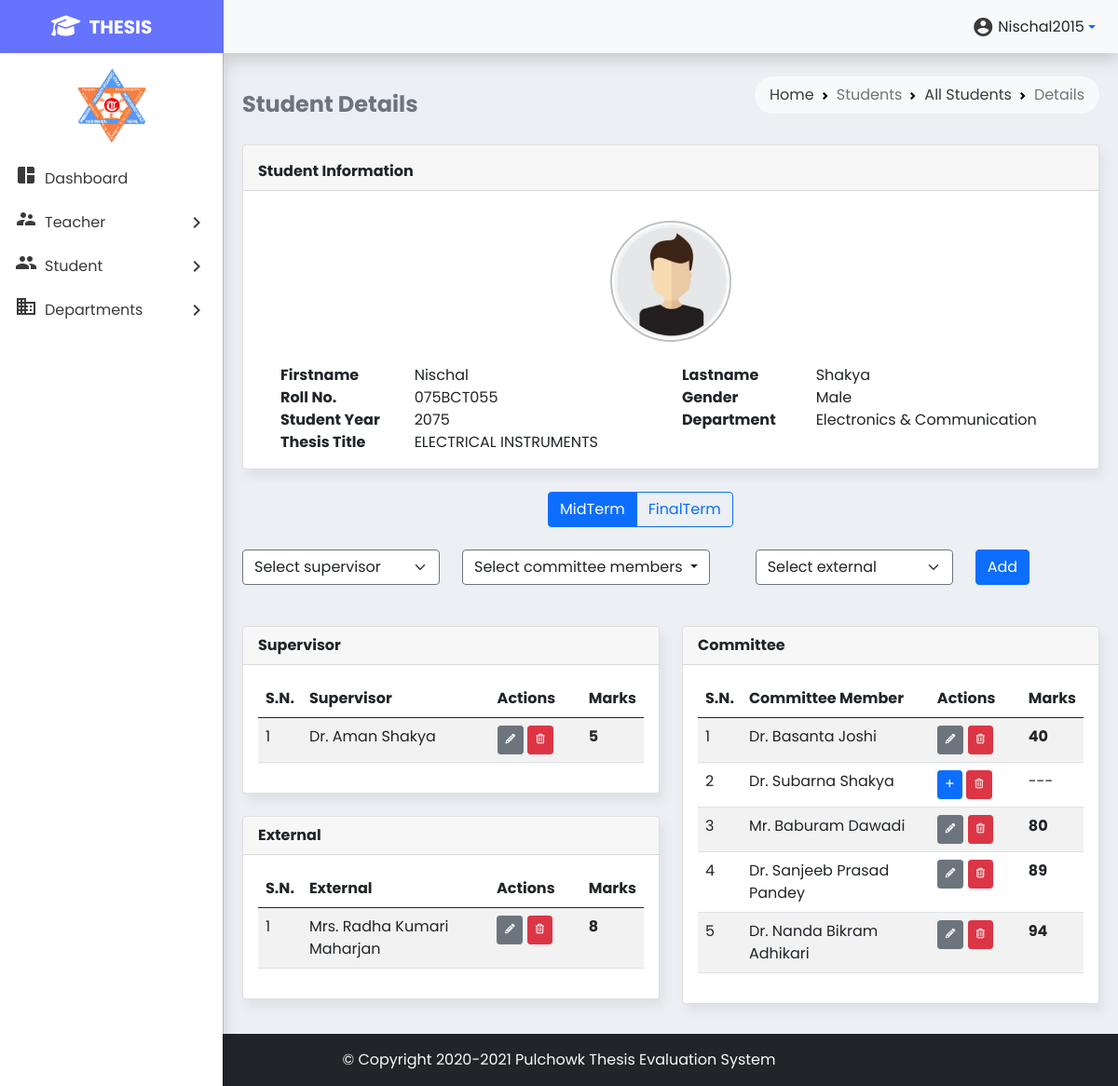
Page /studentdetails.php?id=55 (signed in) on the committed database.
### tables this page shows
CREATE TABLE `students` (
  `student_id` int(10) NOT NULL,
  `student_fname` text NOT NULL,
  `student_lname` text NOT NULL,
  `student_roll` varchar(12) NOT NULL,
  `student_gender` text NOT NULL,
  `student_regdate` date NOT NULL,
  `student_year` int(4) NOT NULL,
  `student_dep` varchar(30) NOT NULL,
  `student_thesis` varchar(255) NOT NULL
);

CREATE TABLE `mid_supervisor_assigned` (
  `assigned_id` int(10) NOT NULL,
  `assigned_s_id` int(10) NOT NULL,
  `assigned_teacher_id` int(10) NOT NULL
);

CREATE TABLE `teacher` (
  `teacher_id` int(10) NOT NULL,
  `teacher_fname` varchar(20) NOT NULL,
  `teacher_mname` varchar(15) DEFAULT NULL,
  `teacher_lname` varchar(20) NOT NULL,
  `teacher_post` varchar(5) NOT NULL
);

CREATE TABLE `mid_supervisor` (
  `mid_sup_marksid` int(10) NOT NULL,
  `st_te_assigned_id` int(10) NOT NULL,
  `par1` int(10) NOT NULL,
  `par2` int(10) NOT NULL,
  `par3` int(10) NOT NULL,
  `par4` int(10) NOT NULL,
  `par5` int(10) NOT NULL,
  `total` int(10) NOT NULL
);

CREATE TABLE `mid_external_assigned` (
  `assigned_id` int(10) NOT NULL,
  `assigned_s_id` int(10) NOT NULL,
  `assigned_ext_id` int(10) NOT NULL
);

CREATE TABLE `ext_teacher` (
  `external_id` int(10) NOT NULL,
  `external_fname` varchar(20) NOT NULL,
  `external_mname` varchar(20) NOT NULL,
  `external_lname` varchar(20) NOT NULL,
  `external_post` varchar(5) NOT NULL
);

CREATE TABLE `mid_external` (
  `mid_ext_marksid` int(10) NOT NULL,
  `st_te_assigned_id` int(10) NOT NULL,
  `par1` int(10) NOT NULL,
  `par2` int(10) NOT NULL,
  `par3` int(10) NOT NULL,
  `par4` int(10) NOT NULL,
  `par5` int(10) NOT NULL,
  `par6` int(10) NOT NULL,
  `par7` int(10) NOT NULL,
  `par8` int(10) NOT NULL,
  `total` int(10) NOT NULL
);

CREATE TABLE `mid_committee_assigned` (
  `assigned_id` int(10) NOT NULL,
  `assigned_s_id` int(10) NOT NULL,
  `assigned_teacher_id` int(10) NOT NULL
);

CREATE TABLE `mid_committee` (
  `mid_com_marksid` int(10) NOT NULL,
  `st_te_assigned_id` int(10) NOT NULL,
  `par1` int(10) NOT NULL,
  `par2` int(10) NOT NULL,
  `par3` int(10) NOT NULL,
  `par4` int(10) NOT NULL,
  `par5` int(10) NOT NULL,
  `par6` int(10) NOT NULL,
  `par7` int(10) NOT NULL,
  `par8` int(10) NOT NULL,
  `total` int(10) NOT NULL
);

### studentdetails.php (the view, shortened to what the rows shown need)
<!doctype html>
<html lang="en">
<head>
    <link href="https://cdn.jsdelivr.net/npm/bootstrap@5.0.2/dist/css/bootstrap.min.css" rel="stylesheet"
>
    <link rel="stylesheet" href="styles/style.css">
</head>
<body>
        <?php include 'partials/_dbconnect.php'; ?>
    <main class="p-2 mt-1" style="min-height: 800px">
        <div class="container-fluid">
            <div class="row">
                <div class="col-md-12">
                    <?php include 'partials/_studentinfo.php'; ?>
                </div>
            </div>
            <div class="row">
                <div class="col-md-6">
                    <div class="card mb-4 mt-1">
                        <div class="card-body">
                            <div class="table-responsive">
                                <table id="student-marks" class="table table-striped table-hover" style="width:100%">
                                    <colgroup>
                                    </colgroup>
                                    <thead>
                                        <tr>
                                            <th>S.N.</th>
                                            <th>Supervisor</th>
                                            <th>Actions</th>
                                            <th>Marks</th>
                                        </tr>
                                    </thead>
                                    <tbody>
                                        <?php
                                            $student_id = $_GET['id'];
                                            $sql = "SELECT ta.assigned_id, t.teacher_id, t.teacher_post, t.teacher_fname, t.teacher_mname, t.teacher_lname
                                            FROM teacher t
                                            INNER JOIN mid_supervisor_assigned ta
                                            ON t.teacher_id = ta.assigned_teacher_id
                                            WHERE ta.assigned_s_id = '$student_id'";
                                            $result = mysqli_query($conn, $sql);
                                            $sno = 1;
                                            while($row = mysqli_fetch_assoc($result)) {
                                                $assigned_id = $row['assigned_id'];
                                                $sql1 = "SELECT `total` FROM `mid_supervisor` WHERE `st_te_assigned_id`='$assigned_id'";
                                                $result1=mysqli_query($conn, $sql1);
                                                $row1=mysqli_fetch_assoc($result1);
                                                echo'
                                                <tr>
                                                    <td>'.$sno.'</td>
                                                    <td>'. $row['teacher_post'].' ' . $row['teacher_fname'] . ' ' . $row['teacher_mname']. ' '.$row['teacher_lname'] . '</td>
                                                    <td>';
                                                    if (mysqli_num_rows($result1) > 0) {
                                                        echo '
                                                        <button type="button" id=se'.$assigned_id.' class="btn btn-secondary btn-sm supaddEd" data-bs-toggle="modal" data-bs-target="#supervisor_marking"><i class="fa fa-pencil fa-xs"></i></button>
                                                        <button type="button" id=sd'.$assigned_id.' class="delete btn btn-danger btn-sm"><i class="fa fa-trash-o fa-xs"></i></button>
                                                        </td>
                                                        <td><strong>'.$row1['total'].'</strong></td>';
                                                    }
                                                echo '</tr>
                                                ';
                                                $sno += 1;
                                            }
                                        ?>
                                    </tbody>
                                </table>
                            </div>
                        </div>
                    </div>
                    <div class="card mb-4 mt-1">
                        <div class="card-body">
                            <div class="table-responsive">
                                <table id="student-marks" class="table table-striped table-hover" style="width:100%">
                                    <colgroup>
                                    </colgroup>
                                    <thead>
                                        <tr>
                                            <th>S.N.</th>
                                            <th>External</th>
                                            <th>Actions</th>
                                            <th>Marks</th>
                                        </tr>
                                    </thead>
                                    <tbody>
                                        <?php
                                            $student_id = $_GET['id'];
                                            $sql = "SELECT ta.assigned_id, t.external_id, t.external_post, t.external_fname, t.external_mname, t.external_lname
                                            FROM ext_teacher t
                                            INNER JOIN mid_external_assigned ta
                                            ON t.external_id = ta.assigned_ext_id
                                            WHERE ta.assigned_s_id = '$student_id'";
                                            $result = mysqli_query($conn, $sql);
                                            $sno = 1;
                                            while($row = mysqli_fetch_assoc($result)) {
                                                $assigned_id = $row['assigned_id'];
                                                $sql2 = "SELECT `total` FROM `mid_external` WHERE `st_te_assigned_id`='$assigned_id'";
                                                $result2=mysqli_query($conn, $sql2);
                                                $row2=mysqli_fetch_assoc($result2);
                                                echo'
                                                <tr>
                                                    <td>'.$sno.'</td>
                                                    <td>'. $row['external_post'].' ' . $row['external_fname'] . ' ' . $row['external_mname']. ' '.$row['external_lname'] . '</td>
                                                    <td>';
                                                    if (mysqli_num_rows($result2) > 0) {
                                                        echo '
                                                        <button type="button" id=ee'.$assigned_id.' class="btn btn-secondary btn-sm addEd" data-bs-toggle="modal" data-bs-target="#committee_marking"><i class="fa fa-pencil fa-xs"></i></button>
                                                        <button type="button" id=ed'.$assigned_id.' class="delete btn btn-danger btn-sm"><i class="fa fa-trash-o fa-xs"></i></button>
                                                    </td>
                                                    <td><strong>'.$row2['total'].'</strong></td>';
                                                    }
                                                echo '</tr>
                                                ';
                                                $sno += 1;
                                            }
                                        ?>
                                    </tbody>
                                </table>
                            </div>
                        </div>
                    </div>
                </div>
                <div class="col-md-6">
                    <div class="card mb-4 mt-1">
                        <div class="card-body">
                            <div class="table-responsive">
                                <table id="student-marks" class="table table-striped table-hover" style="width:100%">
                                    <colgroup>
                                    </colgroup>
                                    <thead>
                                        <tr>
                                            <th>S.N.</th>
                                            <th>Committee Member</th>
                                            <th>Actions</th>
                                            <th>Marks</th>
                                        </tr>
                                    </thead>
                                    <tbody>
                                        <?php
                                            $student_id = $_GET['id'];
                                            $sql = "SELECT ta.assigned_id, t.teacher_id, t.teacher_post, t.teacher_fname, t.teacher_mname, t.teacher_lname
                                            FROM teacher t
                                            INNER JOIN mid_committee_assigned ta
                                            ON t.teacher_id = ta.assigned_teacher_id
                                            WHERE ta.assigned_s_id = '$student_id'";
                                            $result = mysqli_query($conn, $sql);
                                            $sno = 1;
                                            while($row = mysqli_fetch_assoc($result)) {
                                                $assigned_id = $row['assigned_id'];
                                                $sql1 = "SELECT `total` FROM `mid_committee` WHERE `st_te_assigned_id`='$assigned_id'";
                                                $result1=mysqli_query($conn, $sql1);
                                                $row1=mysqli_fetch_assoc($result1);
                                                echo'
                                                <tr>
                                                    <td>'.$sno.'</td>
                                                    <td>'. $row['teacher_post'].' ' . $row['teacher_fname'] . ' ' . $row['teacher_mname']. ' ' .$row['teacher_lname'] . '</td>
                                                    <td>';
                                                    if (mysqli_num_rows($result1) > 0) {
                                                        echo '<button type="button" id=ce'.$assigned_id.' class="btn btn-secondary btn-sm addEd" data-bs-toggle="modal" data-bs-target="#committee_marking"><i class="fa fa-pencil fa-xs"></i></button>
                                                        <button type="button" id=cd'.$assigned_id.' class="delete btn btn-danger btn-sm"><i class="fa fa-trash-o fa-xs"></i></button>
                                                    </td>
                                                    <td><strong>'.$row1['total'].'</strong></td>';
                                                    }
                                                    else {
                                                        echo '<button type="button" id=ca'.$assigned_id.' class="btn btn-primary btn-sm addEd" data-bs-toggle="modal" data-bs-target="#committee_marking"><i class="fa fa-plus fa-xs"></i></button>
                                                        <button type="button" id=cd'.$assigned_id.' class="delete btn btn-danger btn-sm"><i class="fa fa-trash-o fa-xs"></i></button>
                                                    </td>
                                                    <td>---</td>';
                                                    }
                                                echo '</tr>
                                                ';
                                                $sno += 1;
                                            }
                                        ?>
                                    </tbody>
                                </table>
                            </div>
                        </div>
                    </div>
                </div>
            </div>
        </div>
    </main>
</body>
</html>

### partials/_studentinfo.php (shortened to what the rows shown need)
<?php
if (isset($_GET['id'])) {
    $id = $_GET['id'];
    $sql = "SELECT * FROM `students` WHERE `student_id` = $id";
    $result = mysqli_query($conn, $sql);
}
else{
    exit();
}
?>
<div class="card mb-4 mt-1">
    <div class="card-body">
            <?php
            $row = mysqli_fetch_assoc($result);
            ?>
        <div class="container mt-4">
            <div class="row">
                <?php
                echo '
                <div class="col-md-2">
                    <div><strong>Firstname</strong></div>
                    <div><strong>Roll No.</strong></div>
                    <div><strong>Student Year</strong></div>
                </div>
                <div class="col-md-4">
                    <div>'.$row['student_fname'].'</div>
                    <div>'.$row['student_roll'].'</div>
                    <div>'.$row['student_year'].'</div>
                </div>
                <div class="col-md-2">
                    <div><strong>Lastname</strong></div>
                    <div><strong>Gender</strong></div>
                    <div><strong>Department</strong></div>
                </div>
                <div class="col-md-4">
                    <div>'.$row['student_lname'].'</div>
                    <div>'.$row['student_gender'].'</div>
                    <div>'.$row['student_dep'].'</div>
                </div>
                <div class="col-md-2">
                    <div><strong>Thesis Title</strong></div>
                </div>
                <div class="col-md-6">
                    <div>'. strtoupper($row['student_thesis']) .'</div>
                </div>';
                ?>
            </div>
        </div>
    </div>
</div>

### rows in the picture
students: student_fname "Nischal", student_roll "075BCT055", student_year "2075", student_lname "Shakya", student_gender "Male", student_dep "Electronics & Communi­cation", student_thesis "ELECTRICAL INSTRUMENTS"
mid_supervisor_assigned: assigned_teacher.teacher_post "Dr.", assigned_teacher.teacher_fname "Aman", assigned_teacher.teacher_lname "Shakya", mid_supervisor.total "5"
mid_external_assigned: assigned_ext.external_post "Mrs.", assigned_ext.external_fname "Radha", assigned_ext.external_mname "Kumari", assigned_ext.external_lname "Maharjan", mid_external.total "8"
mid_committee_assigned: assigned_teacher.teacher_post "Dr.", assigned_teacher.teacher_fname "Basanta", assigned_teacher.teacher_lname "Joshi", mid_committee.total "40"
mid_committee_assigned: assigned_teacher.teacher_post "Dr.", assigned_teacher.teacher_fname "Subarna", assigned_teacher.teacher_lname "Shakya"
mid_committee_assigned: assigned_teacher.teacher_post "Mr.", assigned_teacher.teacher_fname "Baburam", assigned_teacher.teacher_lname "Dawadi", mid_committee.total "80"
mid_committee_assigned: assigned_teacher.teacher_post "Dr.", assigned_teacher.teacher_fname "Sanjeeb", assigned_teacher.teacher_mname "Prasad", assigned_teacher.teacher_lname "Pandey", mid_committee.total "89"
mid_committee_assigned: assigned_teacher.teacher_post "Dr.", assigned_teacher.teacher_fname "Nanda", assigned_teacher.teacher_mname "Bikram", assigned_teacher.teacher_lname "Adhikari", mid_committee.total "94"

### other values in the picture
$_SESSION['username'] "Nischal2015"
